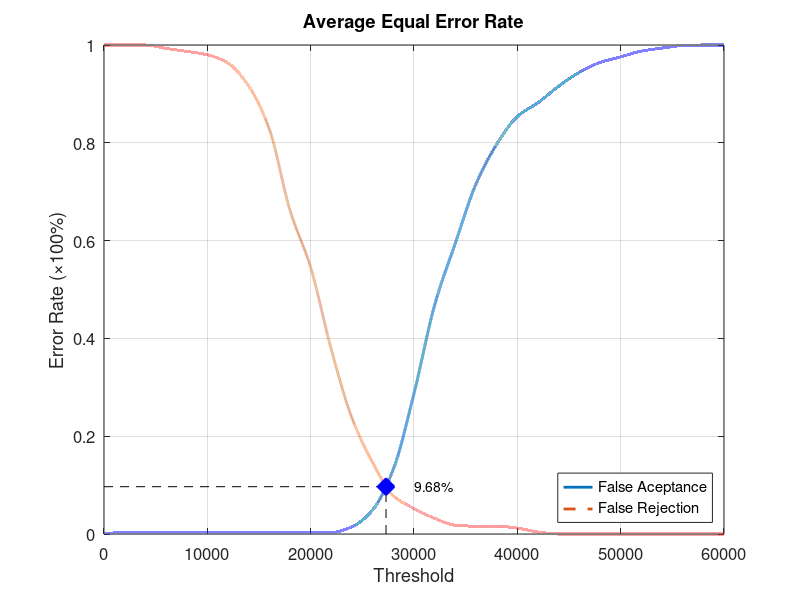
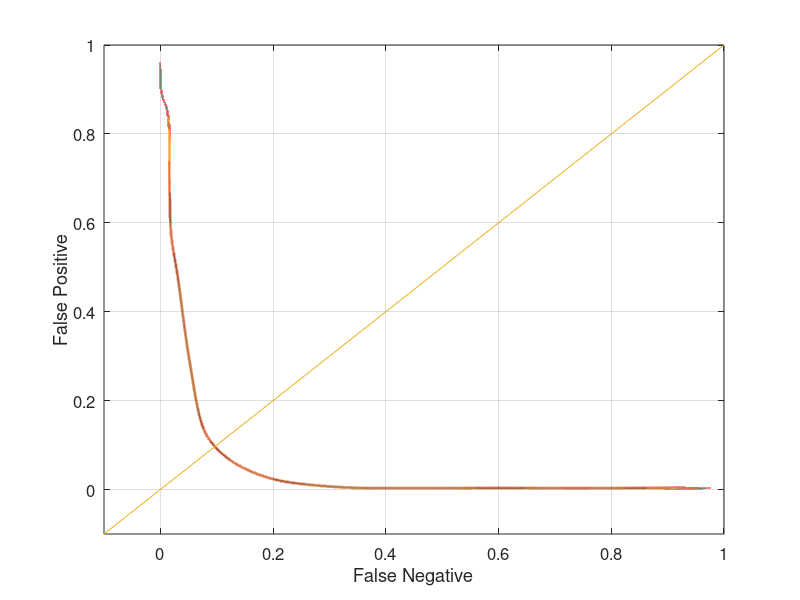

Reproduce these figures in MATLAB, in order.
function yEER = Database1Average
close all;
clear;
clc;
x = 0:2000:60000;
xq = 0:0.5:60000;

y0 = [0 0.0031579 0.0031579 0.0031579 0.0031579 0.0031579 0.0031579 0.0031579 0.0031579 0.0031579 0.0031579 0.0031579 0.0147368 0.0494737 0.132632 0.287368 0.468421 0.594737 0.715789 0.796842 0.853684 0.882105 0.915789 0.944211 0.964211 0.975789 0.987368 0.993684 0.998947 1 1];
yy0 = interp1(x, y0, xq, 'pchip');
y1 = [1 1 1 0.993 0.987 0.98 0.963 0.916 0.828 0.662 0.545 0.377 0.237 0.146 0.078 0.052 0.032 0.018 0.016 0.016 0.012 0.004 0 0 0 0 0 0 0 0 0];
yy1 = interp1(x, y1, xq, 'pchip');

% Calculating EER: 
y2 = abs(y0 - y1);
find(y2 == min(y2))
yy2 = abs(yy0 - yy1);
xEER = find(yy2 == min(yy2));
xEERIndex = xq(xEER) % X-axis EER
yEER = yy0(xEER) % Y-axis EER

main = figure
plot(xq, yy0,'-','LineWidth', 2);	hold on
plot(xq, yy1,'--','LineWidth', 2);	hold on
plot([xEERIndex xEERIndex], [0 yEER], 'k--');	hold on
plot([0 xEERIndex], [yEER yEER], 'k--');	hold on
plot(xEERIndex, yEER, 'bx', 'LineWidth', 10);	hold on
text(xEERIndex + 10 * xEERIndex / 100, yEER, [num2str(round((10000 * yEER)) / 100) '%'])
legend('False Aceptance', 'False Rejection', 'Location', 'SouthEast')
xlabel('Threshold')
ylabel('Error Rate (\times100%)')
title('Average Equal Error Rate')
set(gca, 'FontSize', 12)
axis([0 60000 0 1])
grid on

print(main, 'Database1AverageMain', '-dpng');
FNRxFPR = figure('Color', [1 1 1]);
plot(yy1, yy0, '-', yy1, yy0, 'LineWidth', 2);
hold on
y = -0.1:0.1:1
plot(y, y); 
set(gca, 'FontSize', 12)
xlabel('False Negative')
ylabel('False Positive')
axis([-0.1 1 -0.1 1])
set(gca, 'FontSize', 12)
grid on

print(FNRxFPR, 'Database1AverageFNRxFPR','-dpng');
end
